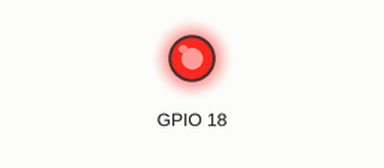
Bench run of a sketch on a simulated ESP32. Parts: output pins drawn as LEDs (lit = HIGH).

Above: at 0.05 s.
At 6.65 s:
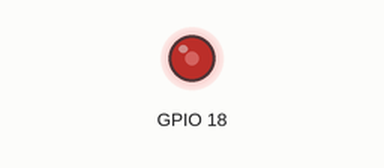
At 8.15 s:
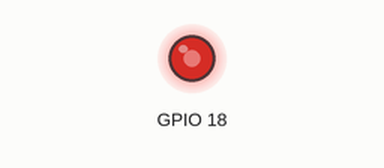
At 10.1 s:
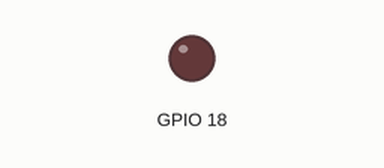
Timing chart, 0 to 13.2 s (numbered marks = the images above):
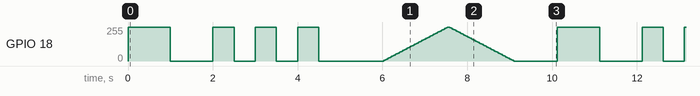

The sketch:

LED_08_classe_led.ino
```cpp
// (licence header left out)
#include <Arduino.h>

/*
 * LED_08_classe_led.ino
 *
 * Questo sketch dimostra come utilizzare un approccio orientato agli oggetti
 * per gestire i LED, creando una classe LED con metodi per accensione, spegnimento e lampeggio.
 *
 * Circuito:
 * - LED collegato al GPIO 18 e GND attraverso una resistenza da 220 ohm
 *
 * Creato il: 2023
 */

// Classe LED
class LED {
  private:
    int pin;      // Pin a cui è collegato il LED
    bool stato;   // Stato attuale del LED (acceso/spento)

  public:
    // Costruttore: memorizza pin e stato, senza accedere all’hardware
    LED(int p) {
      pin = p;
      stato = false;
    }

    // Configura l'hardware da setup(), non dal costruttore globale.
    void begin() {
      pinMode(pin, OUTPUT);
      analogWriteResolution(pin, 8);
      analogWriteFrequency(pin, 5000);
      spegni();
    }

    // Metodo per accendere il LED
    void accendi() {
      analogWrite(pin, 255);
      stato = true;
    }

    // Metodo per spegnere il LED
    void spegni() {
      analogWrite(pin, 0);
      stato = false;
    }

    // Metodo per invertire lo stato del LED
    void inverti() {
      if (stato) {
        spegni();
      } else {
        accendi();
      }
    }

    // Metodo per far lampeggiare il LED un certo numero di volte
    void lampeggia(int volte, int durata = 500) {
      for (int i = 0; i < volte; i++) {
        accendi();
        delay(durata);
        spegni();
        delay(durata);
      }
    }

    // Metodo per impostare la luminosità del LED (solo per pin PWM)
    void setLuminosita(int luminosita) {
      // Assicurati che il valore sia nel range 0-255
      luminosita = constrain(luminosita, 0, 255);
      analogWrite(pin, luminosita);
      stato = (luminosita > 0);
    }
};

// Crea un oggetto LED sul GPIO 18
LED led(18);

void setup() {
  led.begin();
}

void loop() {
  // Dimostra i vari metodi della classe LED

  // Accendi il LED
  led.accendi();
  delay(1000);

  // Spegni il LED
  led.spegni();
  delay(1000);

  // Fai lampeggiare il LED 3 volte
  led.lampeggia(3);
  delay(1000);

  // Dimostra il controllo della luminosità
  for (int i = 0; i <= 255; i += 5) {
    led.setLuminosita(i);
    delay(30);
  }

  for (int i = 255; i >= 0; i -= 5) {
    led.setLuminosita(i);
    delay(30);
  }

  delay(1000);
}
```

Measured:
- by itself, GPIO 18: moves between 0/255 and 255/255, repeating every 10.1 s
